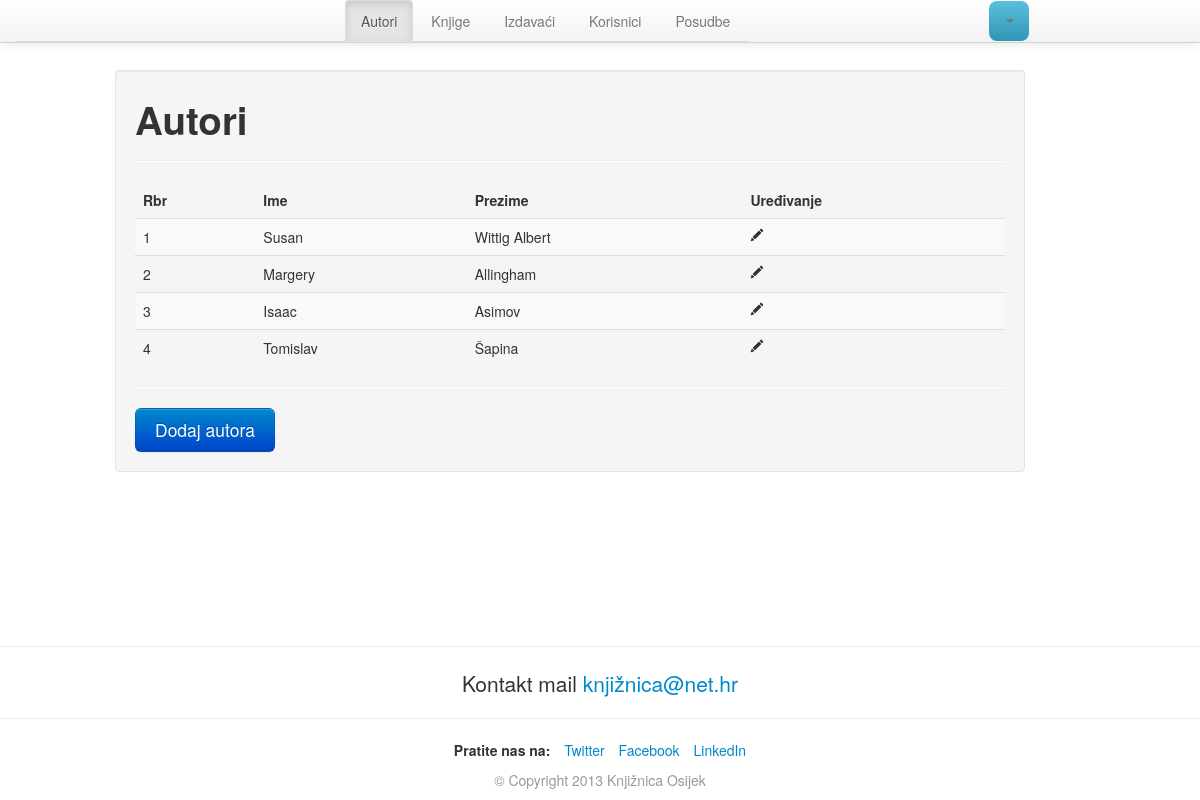
/autori.php (signed in), run on the app's committed database.
### tables this page shows
CREATE TABLE IF NOT EXISTS `autor` (
  `autor_ID` int(11) NOT NULL AUTO_INCREMENT,
  `ime` varchar(50) NOT NULL,
  `prezime` varchar(50) NOT NULL,
  PRIMARY KEY (`autor_ID`)
);

### php/functions/general-functions.php (called while the page is built, shortened)
<?php
function upit($sql)
{
	$rez = mysql_query($sql);
	$rezultat = array();
	while($item = mysql_fetch_array($rez))
	{
		$rezultat[] = $item;
	}
	return $rezultat;
}
?>

### autori.php (the view, shortened to what this page needs)
<?php include 'php/includes/header.php';
$sql = "SELECT * FROM autor";
$autori = upit($sql);
?>
<h1>Autori</h1>
<hr>
<table class="table table-striped">
<thead>
	<tr>
		<th>Rbr</th>
		<th>Ime</th>
		<th>Prezime</th>
		<th>Uređivanje</th>
	</tr>
	</thead>
	<tbody>
	<?php
	$i=1;
	foreach($autori as $autor)
	{
		echo "<tr>";
		echo "<td>".$i++."</td>";
		echo "<td>{$autor['ime']}</td>";
		echo "<td>{$autor['prezime']}</td>";
		echo "<td><a href=\"autor.php?id={$autor['autor_ID']}\"><i class=\"icon-pencil\"></i></a></td>";
		echo "</tr>";
	}
	?>
	</tbody>
</table>
<hr>
<a href="" class="btn btn-primary btn-large" data-toggle="modal" data-target="#modal-dodaj-autora">Dodaj autora</a>
<?php include 'php/includes/footer.php'; ?>

### css/custom.css (style rules this page uses)
body { padding-top: 5em; }

### data on the page
autor: ime "Susan", prezime "Wittig Albert"
autor: ime "Margery", prezime "Allingham"
autor: ime "Isaac", prezime "Asimov"
autor: ime "Tomislav", prezime "Šapina"
